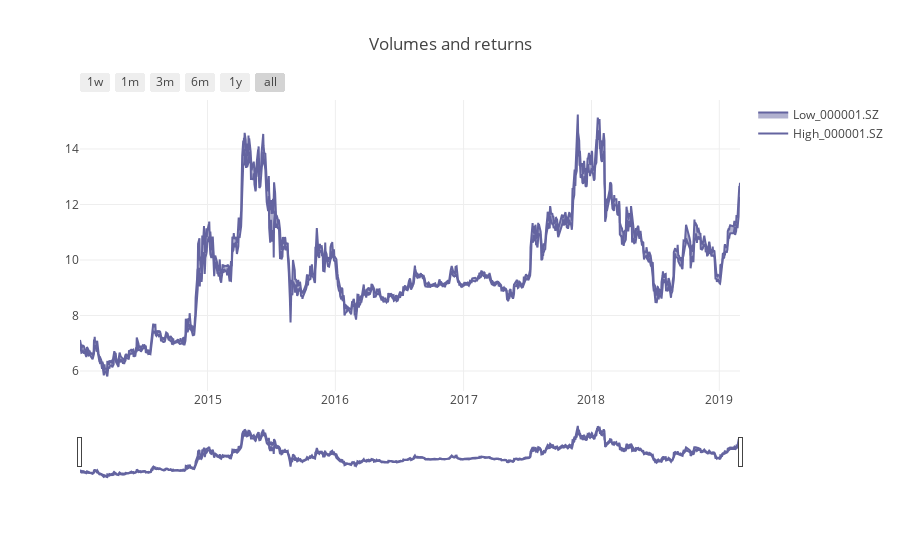

The notebook cell this image was saved under:
### Code cell
data = []

layout = dict(
    title='Volumes and returns',
    xaxis=dict(
        rangeselector=dict(
            buttons=list([
                dict(count=7, 
                     label='1w', 
                     step='day', 
                     stepmode='backward'),
                dict(count=1,
                     label='1m',
                     step='month',
                     stepmode='backward'),
                dict(count=3,
                     label='3m',
                     step='month',
                     stepmode='backward'),
                dict(count=6,
                     label='6m',
                     step='month',
                     stepmode='backward'),
                dict(count=1,
                    label='1y',
                    step='year',
                    stepmode='backward'),
                dict(step='all')
            ])
        ),
        rangeslider=dict(
            visible = True
        ),
        type='date'
    )
)

for col_name in ['High_000001.SZ', 'Low_000001.SZ']:        
    
    trace = go.Scatter(
        x = stock_data.index,
        y = stock_data[col_name],
        mode = 'lines',
        name = col_name,
        line = dict(
            color='rgb(100, 100, 160)',
        )
    )
    
    if 'Low' in col_name:
        trace['fill'] = 'tonexty'
    
    data.append(trace)
    
fig = go.Figure(data=data, layout=layout)    

iplot(fig, show_link=False)

plot(fig, filename='plot.html', auto_open=False);

### Figure 1 — Plotly figure (JSON) as saved in the notebook; plotly's stock layout.template omitted (floating-point values rounded to 4 significant figures; data arrays with more than 128 entries replaced by an {"elided": "..."} marker saying what was removed)
{"data": [{"line": {"color": "rgb(100, 100, 160)"}, "mode": "lines", "name": "High_000001.SZ", "type": "scatter", "uid": "02374dae-05e2-49e7-9af3-d3fe570e4366", "x": {"elided": "1258 str values"}, "y": {"elided": "1258 float values"}}, {"fill": "tonexty", "line": {"color": "rgb(100, 100, 160)"}, "mode": "lines", "name": "Low_000001.SZ", "type": "scatter", "uid": "35d2e51c-d293-4b3e-b43a-e4291e237d94", "x": {"elided": "1258 str values"}, "y": {"elided": "1258 float values"}}], "layout": {"title": {"text": "Volumes and returns"}, "xaxis": {"rangeselector": {"buttons": [{"count": 7, "label": "1w", "step": "day", "stepmode": "backward"}, {"count": 1, "label": "1m", "step": "month", "stepmode": "backward"}, {"count": 3, "label": "3m", "step": "month", "stepmode": "backward"}, {"count": 6, "label": "6m", "step": "month", "stepmode": "backward"}, {"count": 1, "label": "1y", "step": "year", "stepmode": "backward"}, {"step": "all"}]}, "rangeslider": {"visible": true}, "type": "date"}}}
